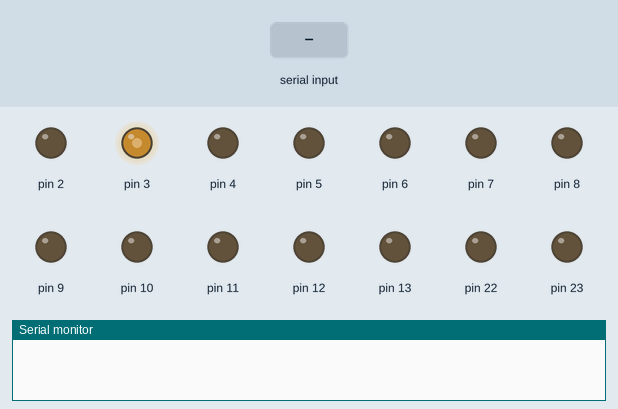
Simulated run of this sketch. Board: Arduino Uno, built with avr-gcc and run on an emulated ATmega328P. On the bench: output pins drawn as LEDs (lit = HIGH), the last lines printed to the serial monitor. The inputs (shaded band) are chosen by the test bench.

Above: at 1.2 s.
1.3 s: "d90\n" received over Serial
At 2.0 s:
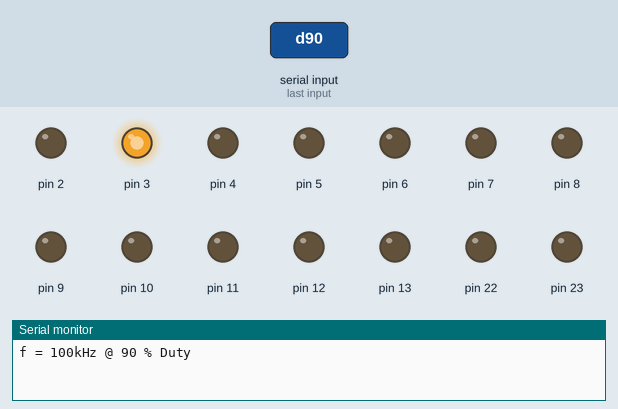
2.9 s: "d,45\n" received over Serial
At 4.4 s:
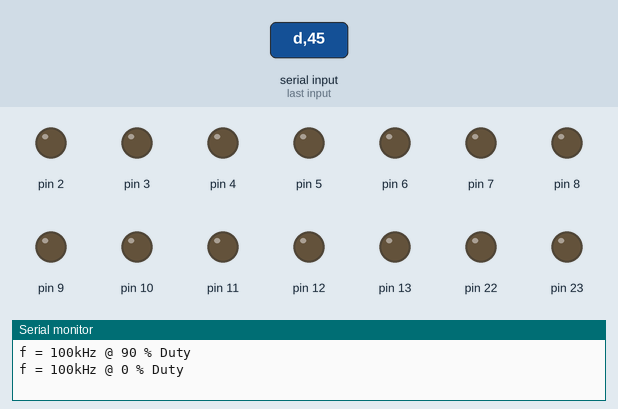
Timing chart, 0 to 5.9 s (numbered marks = the images above; inputs shaded):
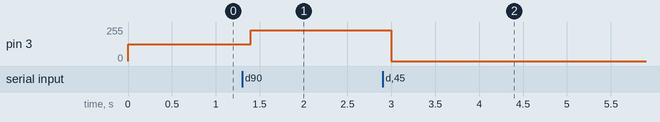

Measured:
- after the input at 1.3 s, pin 3: 127/255 → 229/255 after 0.10 s
- after the input at 2.9 s, pin 3: 229/255 → 0/255 after 0.10 s

The sketch:

arduino_pca_emulator.ino
```cpp
//default values
int freq = 100;
int pwm = 50;

int f_corr = 1;

void serialEvent(){
	delay(100);
	int n = Serial.available();
	char in_buf[n-1];

	char com = Serial.read();
	for (int i = 0; i < n-1; i++){
		in_buf[i] = Serial.read();
	}
	int arg = atoi(in_buf);

	switch (com){
		case 'f':
			//set frequency in kHz
			(arg > 62) ? freq = arg : freq = 63;
			break;
		case 'd':
			pwm = arg;
			break;
	}
	int compA = 16000 / freq - f_corr;
	int compB = compA * float(pwm)/100.;
	uint8_t tccr2b_tmp;
	(pwm > 0) ? tccr2b_tmp = TCCR2B | 0x01 : tccr2b_tmp = TCCR2B & 0xFE;

	noInterrupts();
	TCCR2B = tccr2b_tmp;
	OCR2A = compA;
	OCR2B = compB;
	interrupts();

	Serial.print("f = ");
	Serial.print(freq);
	Serial.print("kHz @ ");
	Serial.print(pwm);
	Serial.println(" % Duty");
}

void setup() {
	Serial.begin(19200);
	DDRB = 0xff;
	DDRD = 0xff;

	int compA = 16000 / freq - f_corr;
	int compB = compA * float(pwm)/100.;

	noInterrupts();
	TCCR2A = _BV(WGM21) | _BV(WGM20) | _BV(COM2B1);
	TCCR2B = _BV(CS20) | _BV(WGM22);
	TCNT2  = 0x00;

	OCR2A = compA;
	OCR2B = compB;
	interrupts();
}

void loop() {
	//nop
}
```
